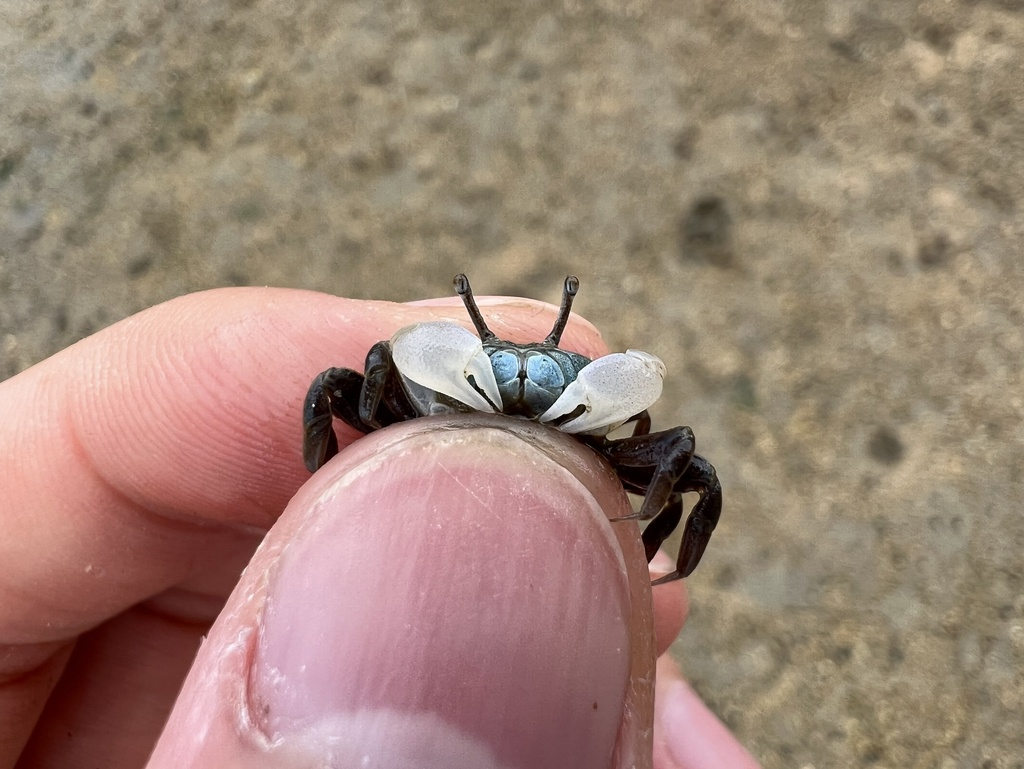
#> input picture refs/ref_p02_1.jpg, 1024 x 769 px, given in place of ref_p02_1.jpg.jpg, which was not available
$ python montage.py ../refs/ref_p02_1.jpg
#> lines starting #> are read from the running program, lines starting #| are printed output that depends on the picture; pictures that were not available may be replaced by others from this repository, and a replacement may not be noted
import sys
from PIL import Image
for k in sys.argv[1:]:
    a=Image.open(f'refs/ref_{k}.jpg').convert('RGB'); b=Image.open(f'shots/r_{k}.png').convert('RGB')
#> further down, a is the input picture: PIL image 1024x769 RGB; mean R, G, B 157.7, 132.6, 118.4
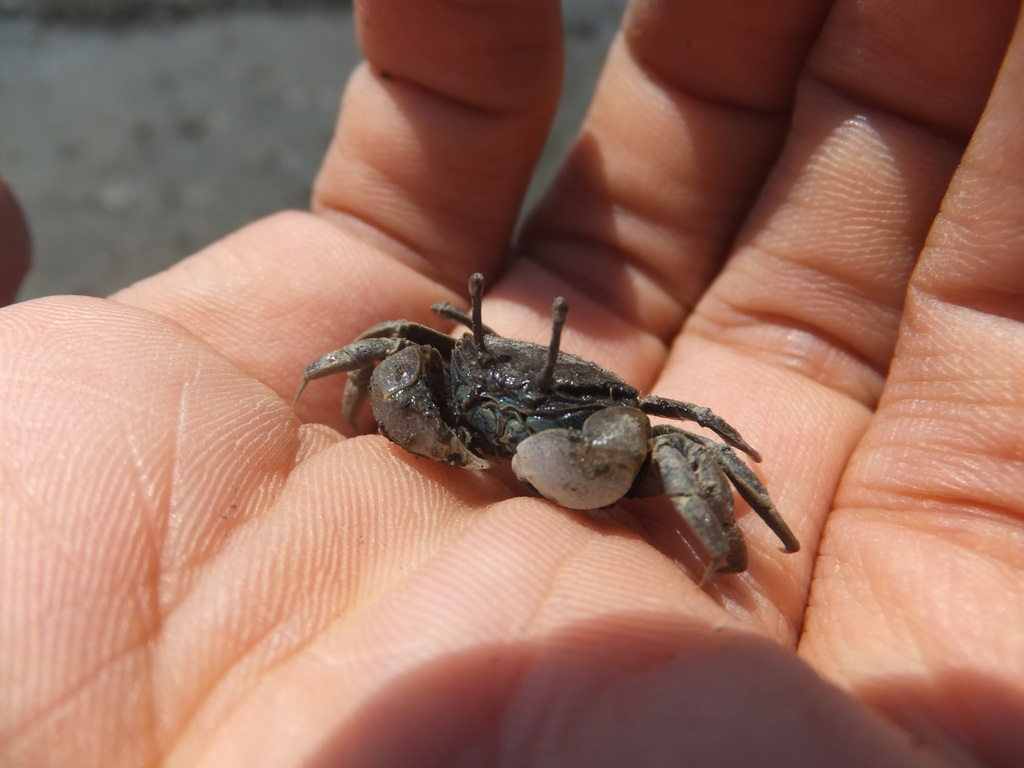
#> input picture refs/ref_p06_0.jpg, 1024 x 768 px, given in place of ref_p02_1.jpg.png, which was not available
#> further down, b is the input picture: PIL image 1024x768 RGB; mean R, G, B 157.9, 114.3, 98.7
    h=560; a=a.resize((int(a.width*h/a.height),h)); b=b.resize((int(b.width*h/b.height),h))
    m=Image.new('RGB',(a.width+b.width+6,h),'white'); m.paste(a,(0,0)); m.paste(b,(a.width+6,0)); m.save(f'shots/cmp_{k}.jpg',quality=90)
#> after `m = Image.new('RGB', (a.width + b.width + 6, h), 'white')`: m: PIL image 1497x560 RGB; every value is 255
#> after `m.paste(a, (0, 0))`:
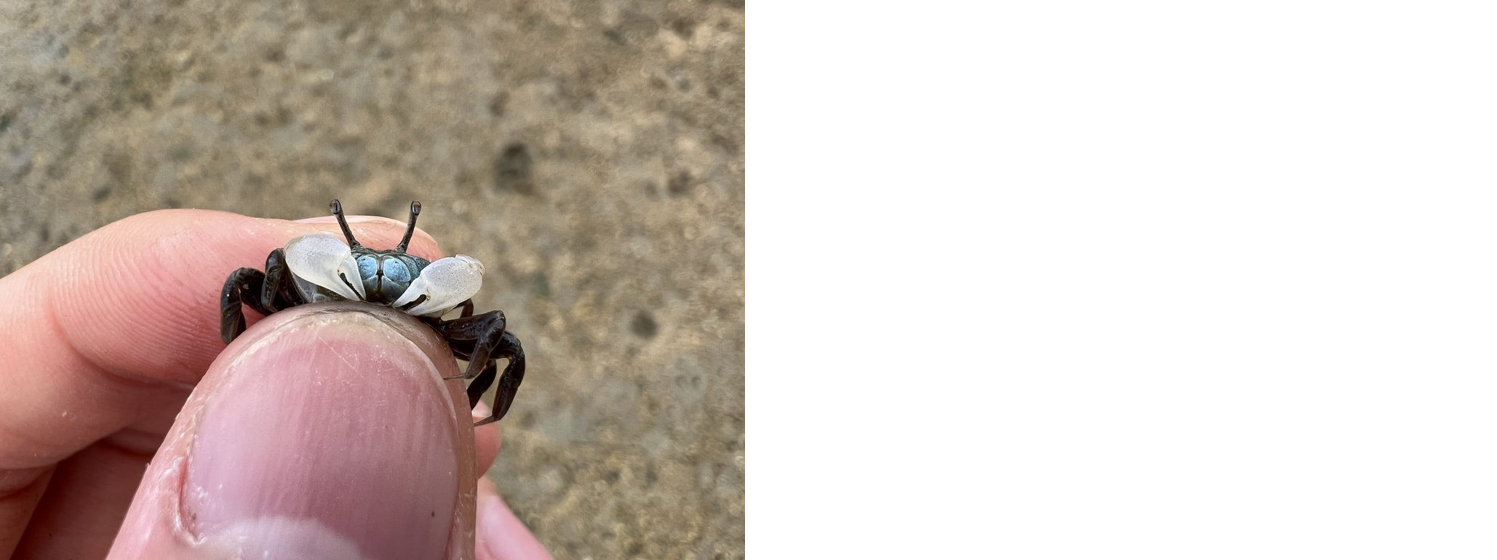
#> m: PIL image 1497x560 RGB; mean R, G, B 206.6, 194.1, 187
#> after `m.paste(b, (a.width + 6, 0))`:
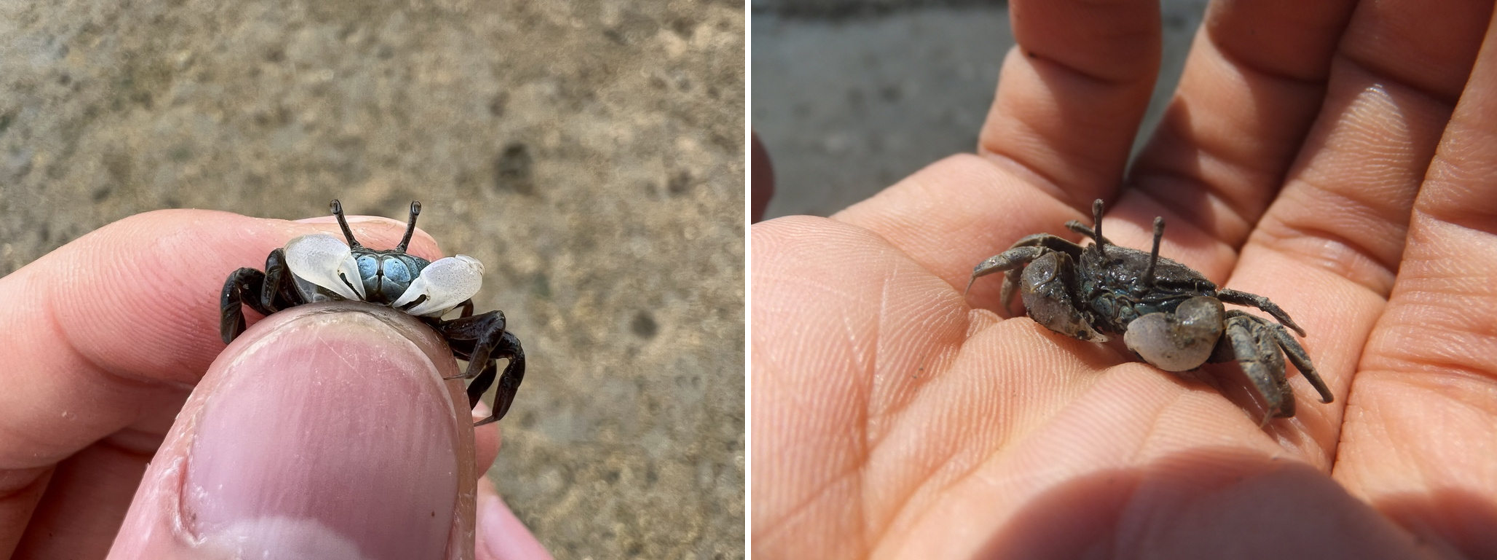
#> m: PIL image 1497x560 RGB; mean R, G, B 158.2, 124, 109.1
